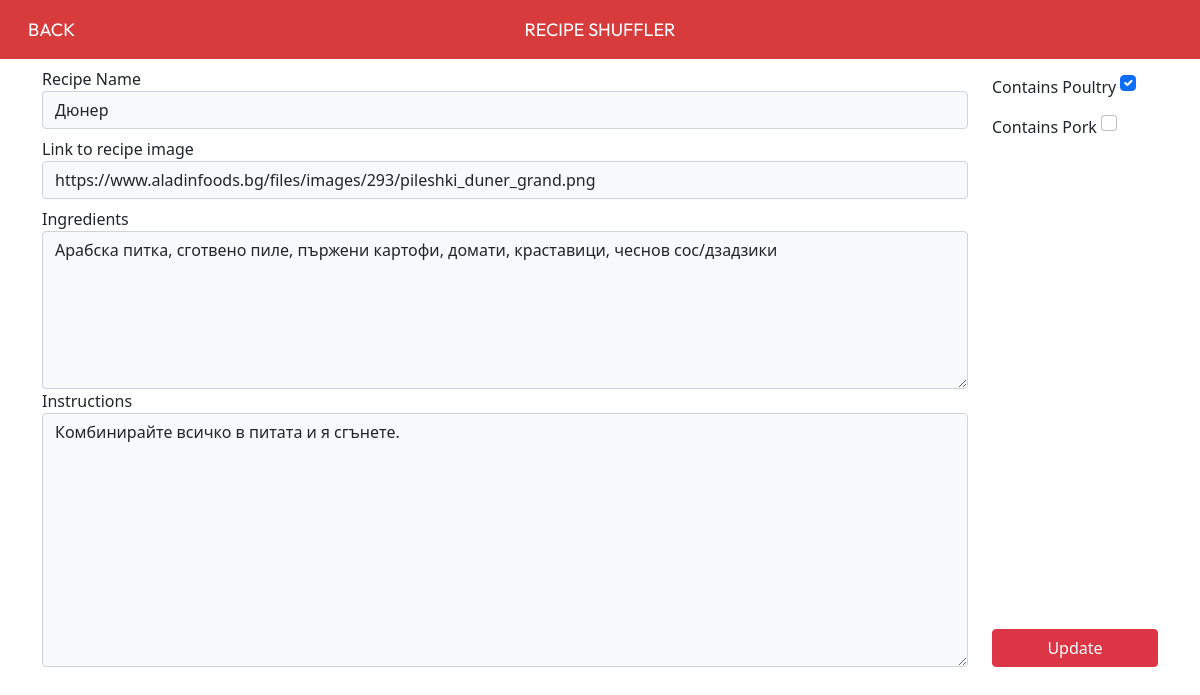
Screenshot of /editRecipe.php?updateid=25 with the database file from the repository.
### tables this page shows
CREATE TABLE `recipe` (
  `id` int(11) NOT NULL,
  `recipeName` text NOT NULL,
  `recipeThumbnail` text DEFAULT 'https://cdn.pixabay.com/photo/2014/12/21/23/28/recipe-575434_1280.png',
  `recipeIngredients` longtext DEFAULT NULL,
  `recipeSteps` longtext DEFAULT NULL,
  `hasPoultry` tinyint(1) NOT NULL DEFAULT 0,
  `hasPork` tinyint(1) NOT NULL DEFAULT 0
);

### editRecipe.php (the view, shortened to what this page needs)
<?php
 include ('php/connection.php');
 $recipeID = $_GET['updateid'];
 $sql="SELECT * FROM recipe WHERE id=$recipeID";
 $result = mysqli_query($conn, $sql);
 $row=mysqli_fetch_assoc($result);
 $recipeName =$row['recipeName'];
 $recipeImage =$row['recipeThumbnail'];
 $recipeIngredients =$row['recipeIngredients'];
 $recipeSteps =$row['recipeSteps'];
 $hasPoultry =$row['hasPoultry'];
 $hasPork =$row['hasPork'];
?>
<!DOCTYPE html>
<head>
   <link rel="stylesheet" href="css/style.css">
   <link href="https://cdn.jsdelivr.net/npm/bootstrap@5.1.3/dist/css/bootstrap.min.css" rel="stylesheet">
</head>
<body>
   <div class="header">
      <div class="m-2 row">
         <div class="col-sm-2"><a href="index.php">BACK</a></div>
         <div class="text-center col-sm-8">RECIPE SHUFFLER</div>
      </div>
   </div>
   <div class="container">
      <form id="addForm" method="post" action="">
         <div class="row">
            <div class="col-sm-10">
         <div class="mt-2 form-group">
            <label for="recipeName">Recipe Name</label>
            <br>
            <input type="text" class="form-control bg-light"
               id="recipeName"
               name="recipe_Name"
               value=<?php echo "'$recipeName'"; ?>>
         </div>
         <div class="mt-2 form-group">
            <label for="recipeImage">Link to recipe image</label>
            <br>
            <input type="text" class="form-control bg-light"
               id="recipeImage"
               name="recipe_Image"
               value=<?php echo $recipeImage; ?>>
      </div>
         <div class="mt-2 form-group">
            <label for="ingredients">Ingredients</label>
            <textarea class="form-control bg-light"
               id="ingredients"
               name="recipe_Ingredients"
               rows="6"
               columns="20"><?php echo $recipeIngredients; ?></textarea>
         </div>
         <div class="form-group">
            <label for="steps">Instructions</label>
            <textarea class="form-control bg-light"
               id="steps"
               name="recipe_Steps"
               rows="10"><?php echo $recipeSteps; ?></textarea>
         </div>
            </div>
            <div class="d-flex flex-column col-sm-2">
            <div class="form-group">
            <label class="mt-3 form-check-label" for="hasPoultry">Contains Poultry</label>
            <input type="checkbox" class="mt-3 form-check-input" id="hasPoultry" name="has_Poultry" value="1" <?php if ($hasPoultry==1) echo "checked='checked'"; ?>>
            <label class="mt-3 form-check-label" for="hasPork">Contains Pork</label>
            <input type="checkbox" class="mt-3 form-check-input" id="hasPork" name="has_Pork" value="1" <?php if ($hasPork==1) echo "checked='checked'"; ?>>
         </div>
         <button class="mt-2 mt-auto btn btn-danger" type="submit" form="addForm" name="update">Update</button>
            </div>
         </div>
   </form>
   </div>
</body>

### css/style.css (style rules this page uses)
a:link { font-family: 'Outfit', sans-serif; color: #ffffff; text-decoration: none; }
.header { padding: 8px; background: rgb(216, 59, 59); color: white; font-size: 18px; font-family: 'Outfit', sans-serif; }
body { min-height: 400px; margin-bottom: 100px; clear: both; }

### rows the page displays
recipe: recipe_Name "Дюнер", recipe_Image "https://www.aladinfoods.bg/files/images/293/pileshki_duner_grand.png", recipe_Ingredients "Арабска питка, сготвено пиле, пържени картофи, домати, краставици, чеснов сос/дзадзики", recipe_Steps "Комбинирайте всичко в питата и я сгънете.", hasPoultry "☑"
